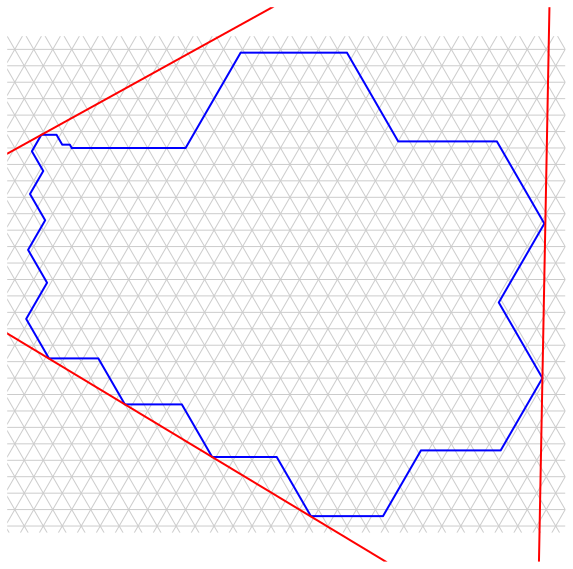

Write Python code to recreate this figure.
import sys
import os
from polyforms.polyiamond import Polyiamond

import matplotlib.pyplot as plt
import matplotlib.path as mpath
import matplotlib.patches as mpatches
import numpy as np

TH = np.sqrt(3)/2

# The perfect 30-gon polyiamond
p = Polyiamond('ABAFAFEFEDEDCDCDCDCBCBCBCBAFAF')
pts = p.get_mod_descartes()

xs = [pt[0] for pt in pts]
ys = [pt[1] for pt in pts]

min_x, max_x = min(xs), max(xs)
min_y, max_y = min(ys), max(ys)

# Add some padding
padding_x = 5
padding_y = 5

left = int(np.floor(min_x)) - padding_x
right = int(np.ceil(max_x)) + padding_x
bottom = int(np.floor(min_y)) - padding_y
top = int(np.ceil(max_y)) + padding_y

width = right - left
height = top - bottom

# Create figure
fig, ax = plt.subplots(figsize=(10, 10))
ax.axis('equal')
ax.axis('off')
plt.margins(x=0, y=0)

# Set limits
ax.set_xlim(left, right)
ax.set_ylim(bottom * TH, top * TH)

# Create a clipping path for the grid
vertices = np.array([
    [left, bottom * TH],
    [right, bottom * TH],
    [right, top * TH],
    [left, top * TH],
    [0, 0]
])
codes = [
    mpath.Path.MOVETO, mpath.Path.LINETO, mpath.Path.LINETO, mpath.Path.LINETO,
    mpath.Path.CLOSEPOLY
]
clip_path = mpath.Path(vertices, codes)
patch = mpatches.PathPatch(clip_path, transform=ax.transData, fill=False, edgecolor='none')
ax.add_patch(patch)

# Grid lines
def draw_line(x_coords, y_coords, is_dark):
    linewidth = 1.0 if is_dark else 0.25
    color = '#cccccc' if is_dark else '#cccccc'
    line, = ax.plot(x_coords, [y * TH for y in y_coords], color=color, linewidth=linewidth, linestyle='solid')
    line.set_clip_path(patch)

for y in range(bottom, top + 1):
    if y % 5 == 0:
        draw_line([left, right], [y, y], '#cccccc')

# Slanted lines 1
min_c1 = int(np.floor(2 * left - top)) - 5
max_c1 = int(np.ceil(2 * right - bottom)) + 5
for c in range(min_c1, max_c1 + 1):
    if c % 10 == 0:
        draw_line([left, right], [2*left - c, 2*right - c], '#cccccc')

# Slanted lines 2
min_c2 = int(np.floor(2 * left + bottom)) - 5
max_c2 = int(np.ceil(2 * right + top)) + 5
for c in range(min_c2, max_c2 + 1):
    if c % 10 == 0:
        draw_line([left, right], [c - 2*left, c - 2*right], '#cccccc')

# Draw the polyiamond perimeter (no fill)
poly_xs = xs + [xs[0]]
poly_ys = [y * TH for y in (ys + [ys[0]])]
ax.plot(poly_xs, poly_ys, color='blue', linewidth=2)

# Call get_smallest_triangle function
tri_vertices = p.get_smallest_triangle()

# Draw smallest triangle
tri_xs = [v[0] for v in tri_vertices] + [tri_vertices[0][0]]
tri_ys = [v[1] for v in tri_vertices] + [tri_vertices[0][1]]
ax.plot(tri_xs, tri_ys, color='red', linewidth=2)

plt.savefig('30gon_smallest_triangle.svg', format='svg', bbox_inches='tight', transparent=True, pad_inches=0.1)

# Remove hardcoded width and height from the generated SVG
with open('30gon_smallest_triangle.svg', 'r') as f:
    svg_content = f.read()

import re
svg_content = re.sub(r'width="[0-9.]+pt" height="[0-9.]+pt" ', '', svg_content)

with open('30gon_smallest_triangle.svg', 'w') as f:
    f.write(svg_content)

print("Saved 30gon_smallest_triangle.svg")
